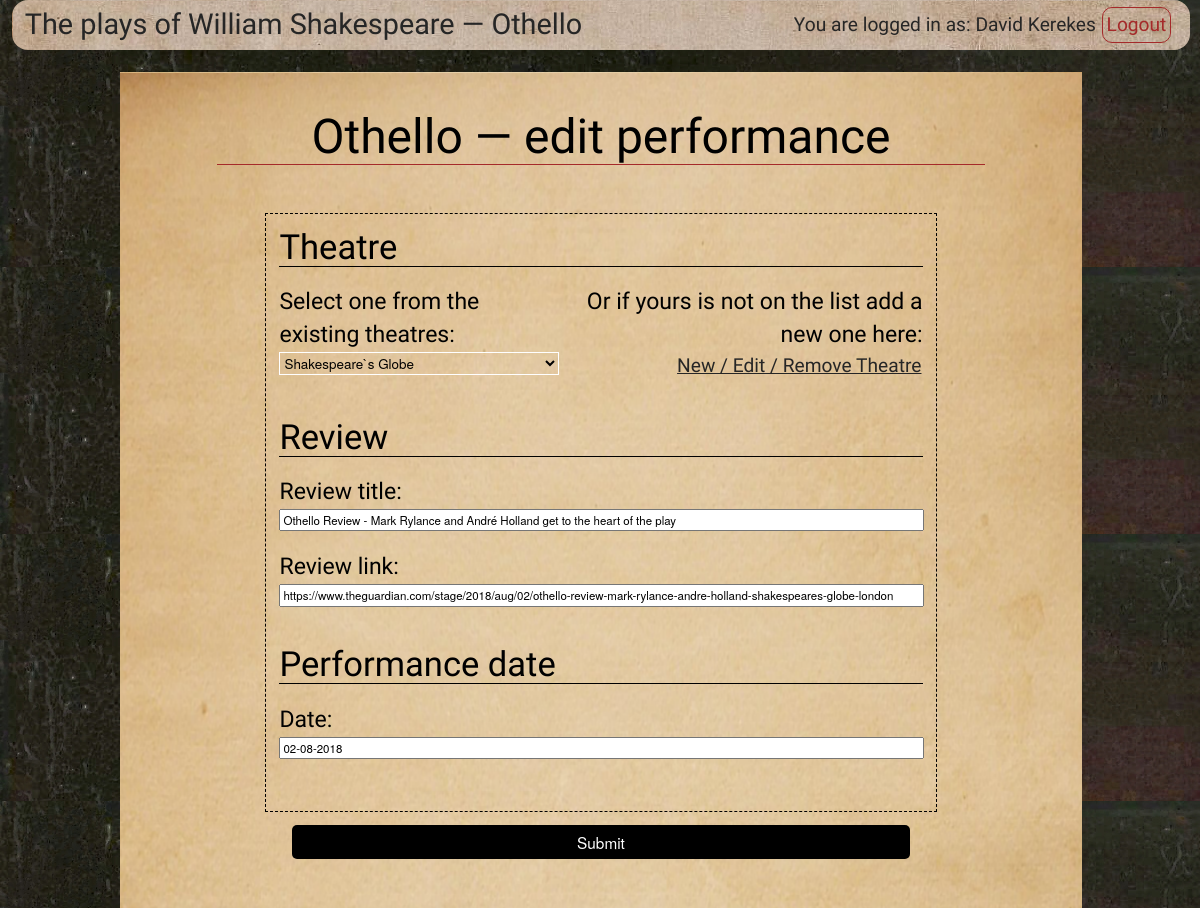
The app's page /play/26/edit/1/ (signed in) with its own data.
### models.py (models this page shows, shortened)
class Plays(Base):
    __tablename__ = 'plays'
    id = Column(Integer, primary_key=True)
    title = Column(String(30), nullable=False)
    genres = relationship(Genres)
    genre_id = Column(Integer, ForeignKey('genres.id'))
    written_in = Column(Integer)
    quote = Column(String(200))
    picpath = Column(String(100))

class Reviews(Base):
    __tablename__ = 'reviews'
    id = Column(Integer, primary_key=True)
    review_title = Column(String(100), nullable=False)
    performance_date = Column(Date)
    review_link = Column(String(500))
    users = relationship(Users)
    user_id = Column(Integer, ForeignKey('users.id'))

### main.py (the view, shortened to what this page needs)
@app.route('/play/<int:play_id>/edit/<int:perf_id>/', methods=['GET', 'POST'])
def editPerf(play_id, perf_id):
    if play_id >= 40:
        return redirect('/')
    if not loggedIn(login_session.get('user_id')):
        session.close()
        return redirect(url_for('showPlayPerf', play_id=play_id))
    play = session.query(Plays).filter_by(id=play_id).one()
    theatres = (session.query(Theatres)
                .order_by(asc(Theatres.theatre_name)).all())
    performance = session.query(Performances).filter_by(id=perf_id).one()
    review = session.query(Reviews).filter_by(id=performance.review_id).one()
    p_date = str(review.performance_date)
    p_date = dateTr(p_date, 'd-m-y')
    if performance.user_id != login_session['user_id']:
        return redirect(url_for('home'))
    login_session['current_uri'] = (url_for('editPerf',
                                    play_id=play_id, perf_id=perf_id))
    session.close()
    return render_template('form_editPerform.html', play=play, review=review,
                           theatres=theatres,  perf=performance, p_date=p_date)

### main.py (called while the page is built)
def loggedIn(user_id):
    if user_id:
        flash("You are logged in as: {0}".format(login_session['username']))
        return True
    else:
        flash("You are not logged in.")
        return False

### templates/form_editPerform.html (shortened to what this page needs)
{% extends "form.html" %}
{% block content %}
<h1 id="form_title"> {{ play.title }} — edit performance </h1>
<form action="#" method="post" class="performance_form" onsubmit="valSubmit();">
  <div class="form_questions">
    <div class="form_category">
      <h2> Theatre </h2>
      <div class="form_theatre">
        <div class="select_theatre">
          <label for="theatre_roll">Select one from the existing theatres: </label><br>
          <select id="theatre_roll" name="theatre">
            {% for theatre in theatres %}
              <option value="{{ theatre.id }}"> {{ theatre.theatre_name }} </option>
            {% endfor %}
          </select>
        </div>
        <div class="new_theatre">
          <p> Or if yours is not on the list add a new one here:</p>
          <a href="{{ url_for('theatres', play_id=play.id) }}"> New / Edit / Remove Theatre </a>
        </div>
      </div>
    </div>
    <div class="form_category">
    <h2> Review </h2>
      <label for="review_title">Review title: </label>
      <input required name="review_title" type="text" maxlength="100"  value="{{ review.review_title }}">
      <br><br>
      <label for="review_link">Review link: </label>
      <input name="review_link"  type="text" maxlength="500" value="{{ review.review_link }}">
    </div>
    <div class="form_category">
      <h2> Performance date </h2>
      <label for="p_date"> Date: </label>
      <input required id="p_date" name="p_date" type="text" maxlength="10" value="{{ p_date }}">
    </div>
  </div>
  <div class="submit_button">
    <input id="perf_submit" type="submit" value="Submit">
  </div>
</form>
{% endblock %}

### templates/form.html (shortened to what this page needs)
<!DOCTYPE html>
<html lang="en">
  <head>
    <link rel="stylesheet" href="https://maxcdn.bootstrapcdn.com/bootstrap/3.3.7/css/bootstrap.min.css">
    <link rel="stylesheet" type="text/css" href="{{url_for('static', filename='styles.css')}}">
  </head>
  <body>
    <header class="show_head">
      <div class="plays_of_WS">
        <h5>
          <a href="/"> The plays of William Shakespeare </a> —
          <a href="{{url_for('modifyPlayPerf', play_id=play.id)}}"> {{play.title}} </a>
        </h5>
      </div>
      <div class="flash_login">
        {% if 'username' not in session %}
          {% with messages = get_flashed_messages() %}
            {% if messages %}
              <p> {{ messages[0] }} </p>
            {% endif %}
          {% endwith %}
          <a href="{{url_for('showLogin')}}">Login</a>
        {% else %}
          {% with messages = get_flashed_messages() %}
            {% if messages %}
              <p> {{ messages[0] }} </p>
            {% endif %}
          {% endwith %}
          <a href="{{url_for('logout')}}">Logout</a>
        {% endif %}
      </div>
    </header>
    <div class="form_container">
     {% block content %}
     {% endblock %}
    </div>
  </body>
</html>

### static/styles.css (style rules this page uses)
html { font-size: 1.6vw; padding: 0; margin: 0; }
body { padding: 0; margin: 0; min-width: 300px; max-width: 1450px; background-image: url("./../static/IMG/Bckg_1.jpg"); z-index: 1; }
* { box-sizing: content-box; }
.show_head { border: 1px solid transparent; border-radius: 16px; width: 98%; margin: 0 1% 0 1%; position: fixed; z-index: 999; height: 4vw; display: flex; flex-direction: row; justify-content: space-between; align-items: center; background-image: url("./../static/IMG/showhead_1.jpg"); }
.plays_of_WS { padding: 0 1% 0 1%; }
.plays_of_WS a { font-family: Tangerine; color: #262626; text-decoration: none; }
.plays_of_WS h5 { min-width: 100%; font-family: Tangerine; font-size: 1.5rem; font-weight: normal; color: #262626; }
.flash_login { min-width: 33%; margin: 0 1.5vw; display: flex; flex-direction: row; align-items: center; justify-content: flex-end; }
.flash_login p { margin: 0; padding: 0 0.5vw 0 0; font-family: 'Alex Brush', cursive; font-size: 1rem; color: #262626; }
.flash_login a { padding: 0.3vw; font-family: 'Alex Brush', cursive; font-size: 1rem; text-decoration: none; color: #A52A2A; border: 1px solid #A52A2A; border-radius: 10px; }
.form_container { border: 1px solid transparent; background-image: url("./../static/IMG/pergament_body_5.png"); background-position: center top; position: relative; top: 6vw; width: 80%; margin: 0 10%; }
.form_container form { width: 70%; margin: 5% 15% 5% 15%; }
#form_title { border-bottom: 1px solid #A52A2A; width: 80%; margin: 4% 10%; font-family: Tangerine; font-size: 2.5rem; font-weight: normal; color: #000000; text-align: center; }
.form_questions h2 { margin: 0 0 3% 0; padding: 0; font-family: Tangerine; font-weight: normal; font-size: 1.8rem; border-bottom: 1px solid #000000; }
.form_questions label { margin: 0; padding: 0; font-family: Tangerine; font-size: 1.2rem; font-weight: normal; }
.form_questions input { font-size: 0.6rem; width: 99%; color: #000000; }
.form_questions p { margin: 0; padding: 2% 0 0.5% 0; font-family: Tangerine; font-size: 1.2rem; }
.form_questions { border: 1px dashed black; padding: 2%; }
.form_category { color: #000000; }
.form_category { margin: 0 0 6% 0; }
.form_category select { border: 1px solid #FFFFFF; background: transparent; font-size: 0.7rem; color: #000000; cursor: pointer; }
.form_category a { padding: 0.3%; font-family: Tangerine; font-size: 1rem; text-decoration: underline; color: #262626; }
.form_theatre { width: 100%; display: flex; flex-direction: row; justify-content: space-between; }
.new_theatre { text-align: right; }
.new_theatre p { padding: 0; margin: 0; }
.submit_button { margin: 2% 0 0 0; width: 100%; display: flex; justify-content: center; }
#perf_submit { width: 90%; cursor: pointer; height: 2.5vw; color: #FFFFFF; background-color: #000000; border: 1px solid transparent; border-radius: 5px; font-size: 0.8rem; }

### records on screen
Plays: title "Othello"
Reviews: review_title "Othello Review - Mark Rylance and André Holland get to the heart of the play", review_link "https://www.theguardian.com/stage/2018/aug/02/othello-review-mark-rylance-andre-holland-shakespeares-globe-london"

### other values on screen
{{ messages[0] }} "You are logged in as: David Kerekes"
form field theatre "Shakespeare`s Globe"
